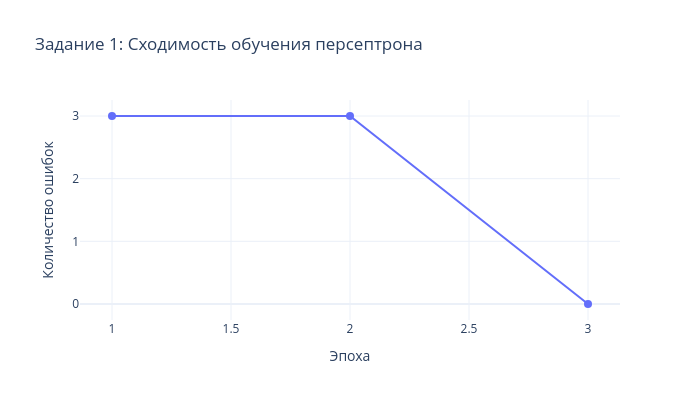

The notebook cell this image was saved under:
### Markdown cell above
### Сходимость обучения

### Code cell
fig_conv = go.Figure()
fig_conv.add_trace(go.Scatter(
    x=list(range(1, len(perc1.errors_per_epoch) + 1)),
    y=perc1.errors_per_epoch,
    mode='lines+markers',
    marker=dict(size=8, color='#636EFA'),
    line=dict(width=2),
    name='Ошибки'
))
fig_conv.update_layout(
    title='Задание 1: Сходимость обучения персептрона',
    xaxis_title='Эпоха',
    yaxis_title='Количество ошибок',
    yaxis=dict(dtick=1),
    template='plotly_white',
    width=700, height=400
)
fig_conv.write_html('report/outputs/task1_convergence.html')
fig_conv.show()

### Figure 1 — Plotly figure (JSON) as saved in the notebook; plotly's stock layout.template omitted (floating-point values rounded to 4 significant figures)
{"data": [{"line": {"width": 2}, "marker": {"color": "#636EFA", "size": 8}, "mode": "lines+markers", "name": "Ошибки", "type": "scatter", "x": [1, 2, 3], "y": [3, 3, 0]}], "layout": {"height": 400, "title": {"text": "Задание 1: Сходимость обучения персептрона"}, "width": 700, "xaxis": {"title": {"text": "Эпоха"}}, "yaxis": {"dtick": 1, "title": {"text": "Количество ошибок"}}}}
